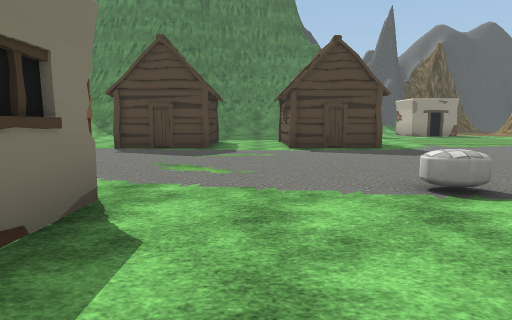
View 1 (above)

24 first-person views from a walk through a scene from a Unity 3-D project. The camera is 1.3 m above the floor, tilts 6° down and sees 70° across. The floor is counted in squares, 2 m on a side. Each view is taken from the middle of a square. On the plan, view 1 faces up. The plan holds only what a view shows up to about 11 squares ahead; the rest is blank. The place goes on beyond the plan. The player is left out. Some surface patterns are stand-ins.

View 2
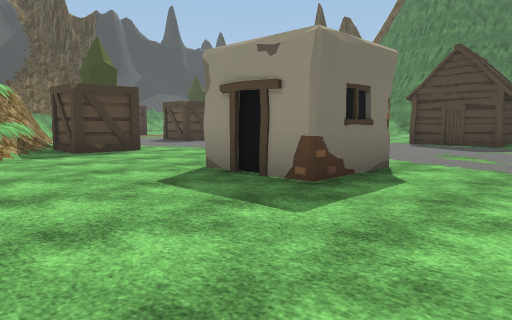

View 3
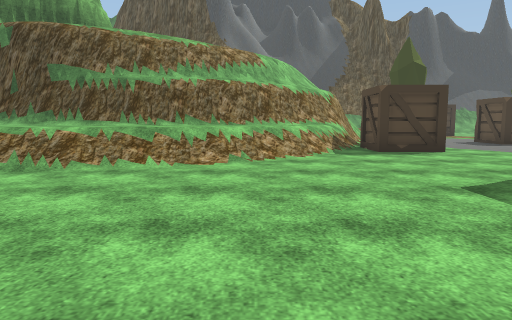

View 4
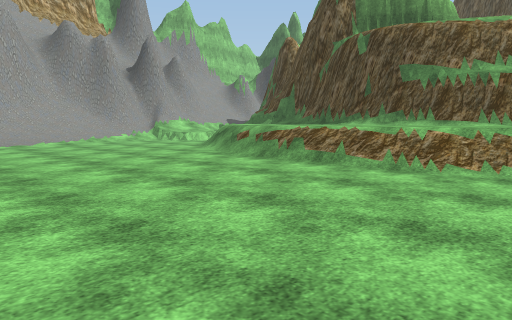

View 5
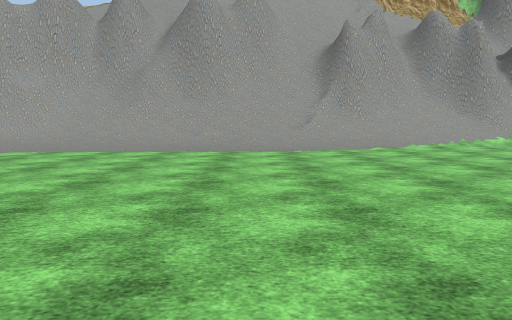

View 6
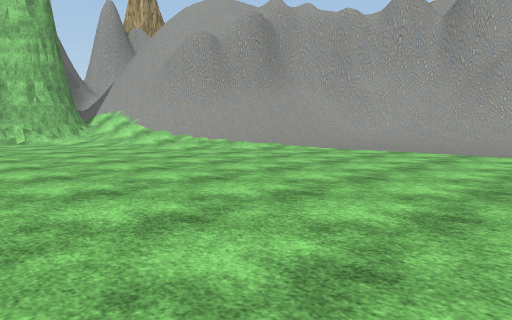

View 7
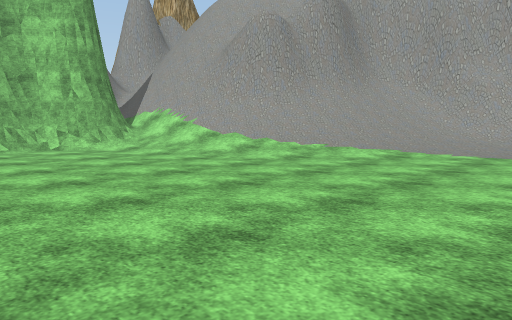

View 8
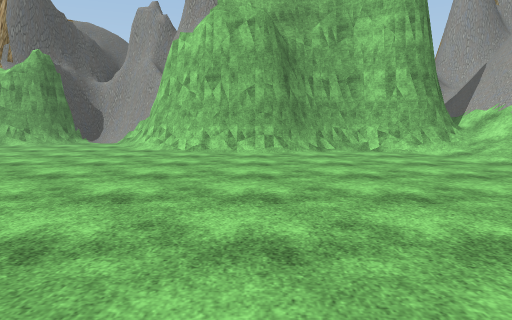

View 9
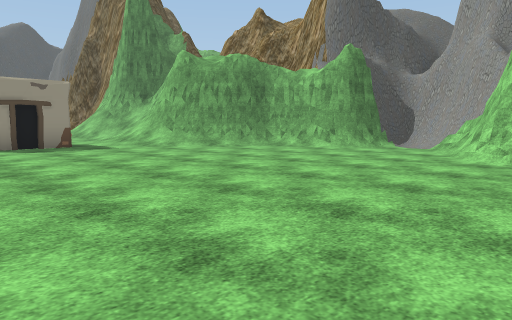

View 10
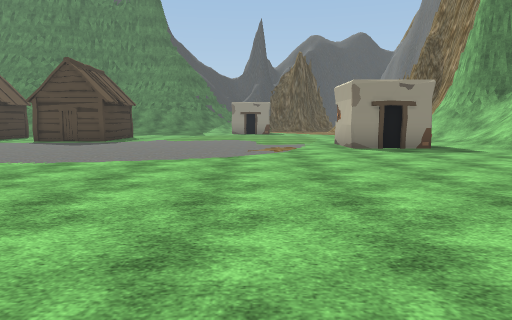

View 11
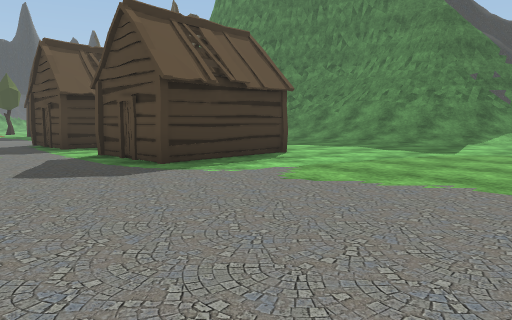

View 12
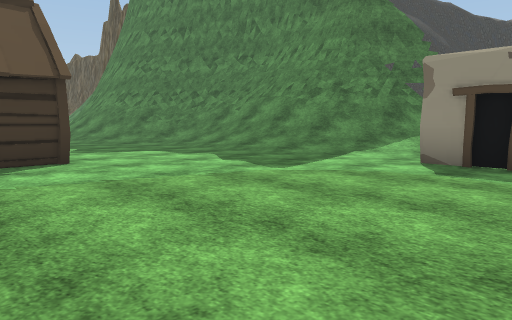

View 13
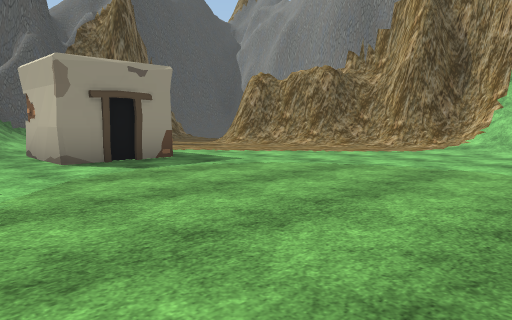

View 14
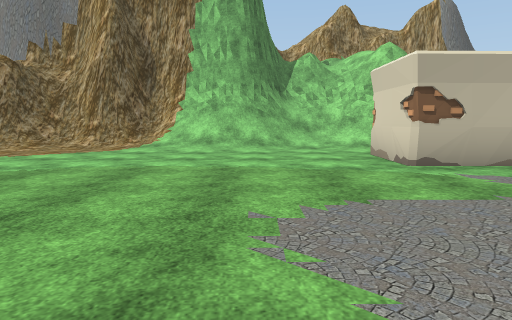

View 15
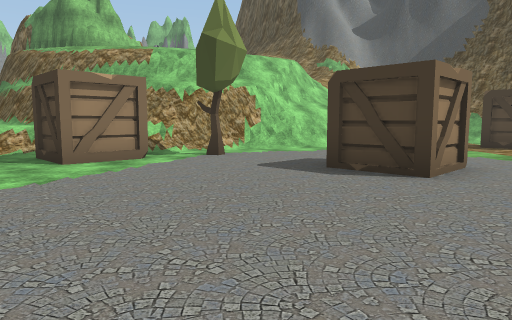

View 16
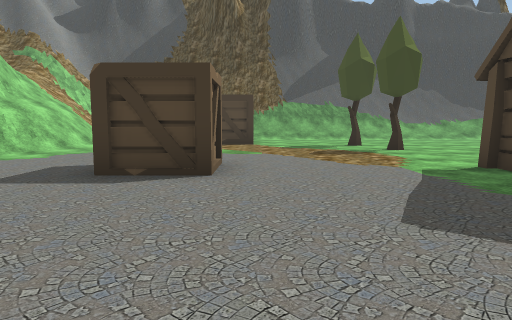

View 17
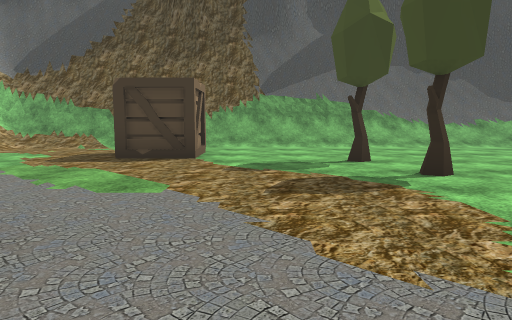

View 18
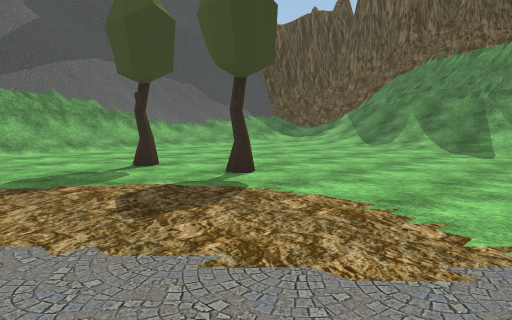

View 19
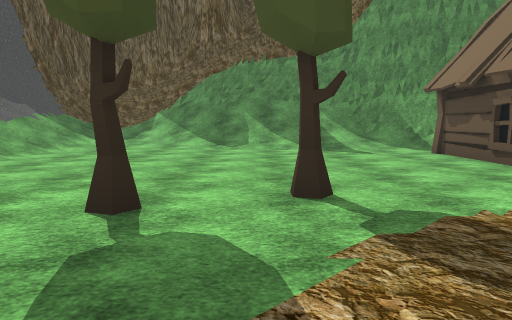

View 20
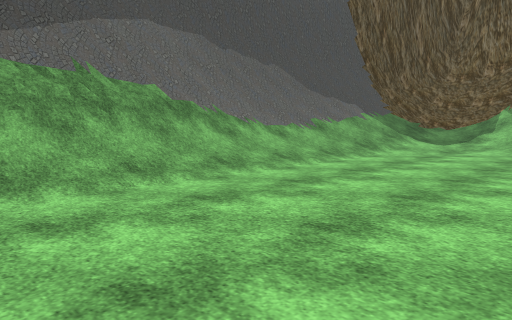

View 21
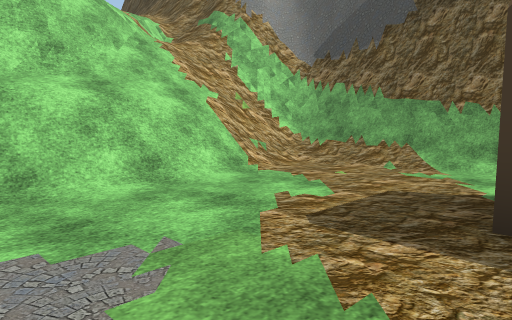

View 22
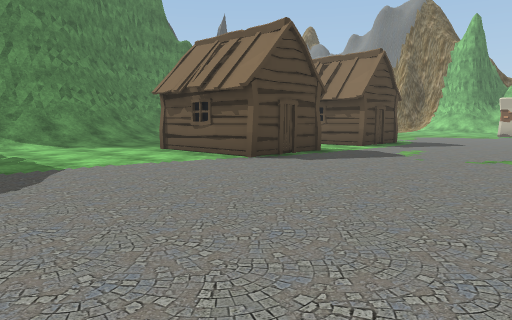

View 23
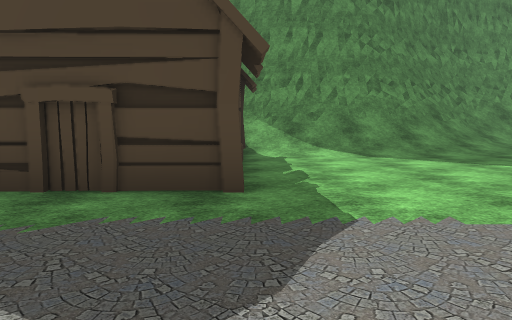

View 24
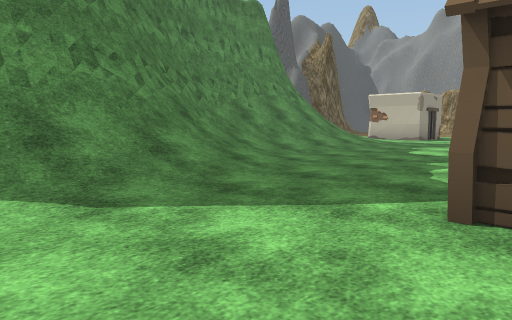

### Floor plan
Key: @ floor where view 1 was taken; # wall or solid block; . main floor; : floor 1.25 m higher than the main floor; + floor 3.75 m higher than the main floor; * floor 5.25 m higher than the main floor; % floor 6 m higher than the main floor; & floor 6.25 m higher than the main floor; $ floor 6.75 m higher than the main floor; / step, stairs or slope; = window, fence, low wall or low ledge; H hut; T tree; C crate; O other object.
Columns run from 21 left of view 1 to 19 right of it. Each row starts with its distance up from view 1.
 22                             ##
 21                             ##
 20    ##                    ## /
 19  #///  ###           #####///   ..
 18 ##//////=###       ####/=////  ...
 17 ##/////////##    ###=///////# O.../#
 16 #///..//////#######///////..##..../##
 15 #=/.........  //////...............##
 14 ##/........HHH.///................./#
 13 #//........H  /..................../##
 12 #//........H  ........H.H........../##
 11 #//........H  ....H ..H H..........//#
 10 #=/...T.T.........H ..H H..........//#
  9 ##/...............HH..HHH..........///
  8  #/................................//#
  7  #/..C.......................... O./##
  6  #  CC.....C....................##./##
  5  #/......  C......................./##
  4  #//.............  ................./##
  3  #//.............   ...O ............/#
  2  #=///////.T.#C...  O... .............##
  1  #=/////=###/C#........   ............/##
  0  ##///###+##///......@.    ............/#
 -1  #=//    *=#=://.......    ............##
 -2  ##/=     ==#=://......     ..........##
 -3  #=/       ==#::/......      ........##
 -4  #=$       %##/ //.....      .......##
 -5            &###::/..................##
 -6              ##::/..................##
 -7              #:::/...................#
 -8              #:::/..................##
 -9              #: :/................//#
-10              #: /...............///////
-11                 /..............////#####
-12                 ..............///###
-13                 .............////#
-14                  .//////////////##
-15                 /////=///=///##/#
-16                ##################

Positions as (right, up) in squares from view 1, and headings:
1: (0, 0), facing up
2: (1, -2), facing up-left
3: (1, -2), facing left
4: (1, -3), facing down-left
5: (2, -5), facing down
6: (3, -5), facing down-right
7: (6, -5), facing down-right
8: (7, -5), facing right
9: (9, -4), facing up-right
10: (8, -3), facing up
11: (8, 6), facing up-left
12: (9, 10), facing up-left
13: (5, 10), facing up-right
14: (5, 10), facing right
15: (-5, 8), facing down-left
16: (-5, 7), facing left
17: (-9, 8), facing left
18: (-10, 7), facing up-left
19: (-14, 7), facing up
20: (-15, 8), facing up-left
21: (-13, 6), facing down-left
22: (-8, 4), facing up-right
23: (-7, 7), facing up
24: (-6, 11), facing up-right
